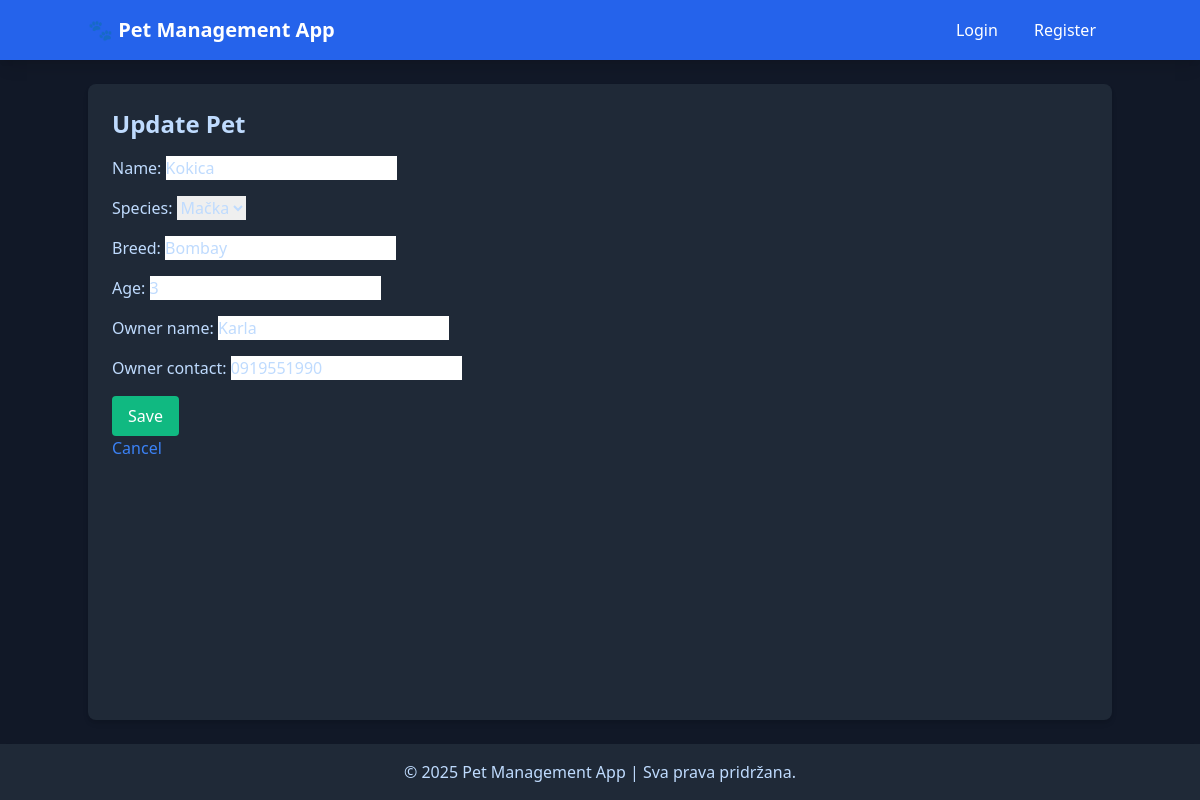
The page /pets/6/update/ on the database its author committed.
### pets/models.py (models this page shows, shortened)
class Pet(models.Model):
    name = models.CharField(max_length=100)
    species = models.CharField(max_length=50, choices=[
        ('pas', 'Pas'),
        ('mačka', 'Mačka'),
        ('ptica', 'Ptica'),
        ('drugo', 'Drugo'),
    ])
    breed = models.CharField(max_length=100, blank=True, null=True)
    age = models.PositiveIntegerField()
    owner_name = models.CharField(max_length=100)
    owner_contact = models.CharField(max_length=15)

### pets/views.py (the view)
# urls.py: path('pets/<int:pk>/update/', PetUpdateView.as_view(), name='pet_update'),
class PetUpdateView(UpdateView):
    model = Pet
    template_name = 'pets/pet_form.html'
    fields = ['name', 'species', 'breed', 'age', 'owner_name', 'owner_contact']
    success_url = reverse_lazy('pet_list')

### pets/templates/pets/pet_form.html (shortened to what this page needs)
{% extends 'base.html' %}
{% block content %}
<h1 class="text-2xl font-semibold mb-4">{% if object %}Update Pet{% else %}Add New Pet{% endif %}</h1>
<form method="post" class="space-y-4" hx-post="{% url 'pet_create' %}" hx-target="#pet-form-container" hx-swap="innerHTML">
    {{ form.as_p }}
    <button type="submit" class="bg-green-500 text-white py-2 px-4 rounded hover:bg-green-700">Save</button>
</form>
<a href="{% url 'pet_list' %}" class="text-blue-500 hover:underline">Cancel</a>
{% endblock %}

### rows shown on the page
Pet: name "Kokica", species "Mačka", breed "Bombay", age "3", owner_name "Karla", owner_contact "0919551990"
